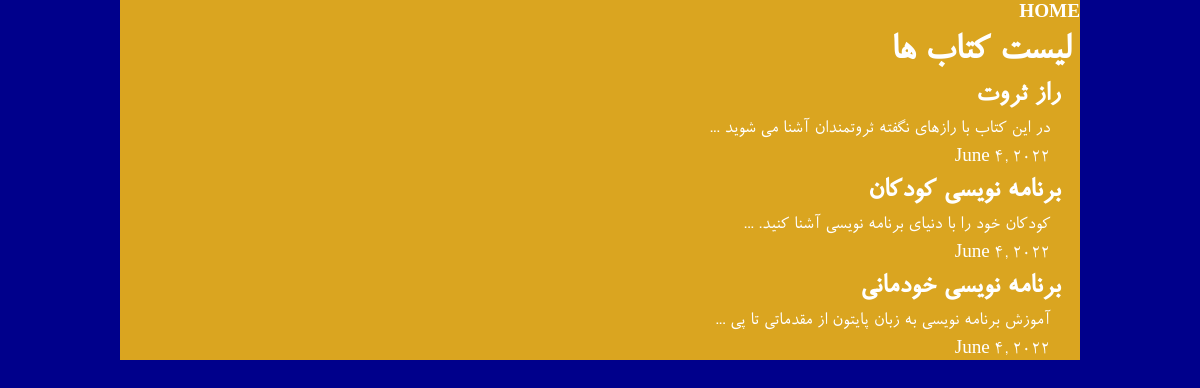
The app's page /articles/ with its own data.
### articles/models.py (models this page shows, shortened)
class Article(models.Model):
    title = models.CharField(max_length=100)
    slug = models.SlugField()
    body = models.TextField()
    date = models.DateField(auto_now_add=True)
    image = models.ImageField(default='default.jpg',blank=True)
    def kholase_matn(self):
        return self.body[:50] + ' ...'

### articles/views.py (the view)
# urls.py: path('', views.articles_list, name="list"),
def articles_list(request):
    articles = models.Article.objects.all().order_by('-date')
    args = {'articles': articles}
    return render(request, 'articles/articleslist.html', args)

### articles/templates/articles/articleslist.html (shortened to what this page needs)
{% extends 'base.html' %}
{%block content%}
<div class="container">
    <h1>لیست کتاب ها</h1>
    {% for article in articles %}
    <h2><a href="{% url 'articles:detail' slug=article.slug %}">{{article.title}}</a></h2>
    <p>{{article.kholase_matn}}</p>
    <p>{{article.date}}</p>
    {% endfor %}
</div>
{%endblock%}

### templates/base.html (shortened to what this page needs)
{% load static %}
<!DOCTYPE html>
<html lang="en">
<head>
    <link rel="stylesheet" href="{% static 'style.css'%}"/>
</head>
<body>
    <div class="wrapper">
        <h4><a href="{% url 'articles:list' %}">HOME</a></h4>
        {%block content%}
        {%endblock%}
    </div>
</body>
</html>

### assets/style.css (style rules this page uses)
body { background-color: darkblue; color: #fff; font-family: 'roya'; direction: rtl; font-size: 120%; }
* { margin: 0; padding: 0; text-decoration: none; }
h1 { margin: 10px; }
h2 { margin: 10px 20px; }
p { margin: 5px; margin-right: 30px; }
a { color: #fff; }
.wrapper { width: 960px; margin: 0 auto; background-color: goldenrod; }

### records on screen
Article: title "راز ثروت", kholase_matn "در این کتاب با رازهای نگفته ثروتمندان آشنا می شوید ...", date "June 4, 2022"
Article: title "برنامه نویسی کودکان", kholase_matn "کودکان خود را با دنیای برنامه نویسی آشنا کنید. ...", date "June 4, 2022"
Article: title "برنامه نویسی خودمانی", kholase_matn "آموزش برنامه نویسی به زبان پایتون از مقدماتی تا پی ...", date "June 4, 2022"
